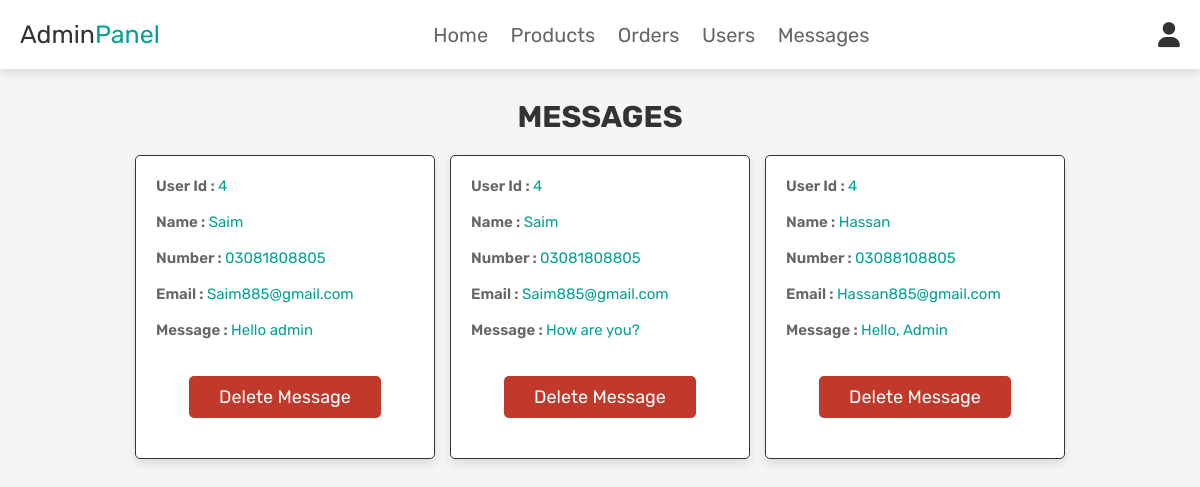
Screenshot of /admin_contacts.php (signed in) with the database file from the repository.
### tables this page shows
CREATE TABLE `message` (
  `id` int(100) NOT NULL,
  `user_id` int(100) NOT NULL,
  `name` varchar(100) NOT NULL,
  `email` varchar(100) NOT NULL,
  `number` varchar(12) NOT NULL,
  `message` varchar(500) NOT NULL
);

### admin_contacts.php (the view, shortened to what this page needs)
<?php
include 'config.php';
?>
<!DOCTYPE html>
<html lang="en">
<head>
   <link rel="stylesheet" href="https://cdnjs.cloudflare.com/ajax/libs/font-awesome/6.0.0/css/all.min.css">
   <link rel="stylesheet" href="css/admin_style.css">
</head>
<body>
<?php include 'admin_header.php'; ?>
<section class="messages">
   <h1 class="title"> messages </h1>
   <div class="box-container">
   <?php
      $select_message = mysqli_query($conn, "SELECT * FROM `message`") or die('query failed');
      if(mysqli_num_rows($select_message) > 0){
         while($fetch_message = mysqli_fetch_assoc($select_message)){
   ?>
   <div class="box">
      <p> user id : <span><?php echo $fetch_message['user_id']; ?></span> </p>
      <p> name : <span><?php echo $fetch_message['name']; ?></span> </p>
      <p> number : <span><?php echo $fetch_message['number']; ?></span> </p>
      <p> email : <span><?php echo $fetch_message['email']; ?></span> </p>
      <p> message : <span><?php echo $fetch_message['message']; ?></span> </p>
      <div class="del_btn"> <a href="admin_contacts.php?delete=<?php echo $fetch_message['id']; ?>" onclick="return confirm('Delete this message?');" class="delete-btn">delete message</a></div>
   </div>
   <?php
      };
   }else{
      echo '<p class="empty">you have no messages!</p>';
   }
   ?>
   </div>
</section>
</body>
</html>

### css/admin_style.css (style rules this page uses)
:root { --purple:#04a194; --red:#c0392b; --orange:#f39c12; --black:#333; --white:#fff; --light-color:#666; --light-white:#ccc; --light-bg:#f5f5f5; --border:.1rem solid var(--black); --box-shadow:0 .5rem 1rem rgba(0,0,0,.1); }
* { font-family: 'Rubik', sans-serif; margin:0; padding:0; box-sizing: border-box; outline: none; border:none; text-decoration: none; transition:all .2s linear; }
html { font-size: 62.5%; overflow-x: hidden; }
body { background-color: var(--light-bg); }
section { padding:3rem 2rem; }
.title { text-align: center; margin-bottom: 2rem; text-transform: uppercase; color:var(--black); font-size: 3rem; }
.messages h1 { font-size: 30px; }
.btn, .option-btn, .delete-btn, .white-btn { display: inline-block; margin-top: 1rem; padding:1rem 3rem; cursor: pointer; color:var(--white); font-size: 1.8rem; border-radius: .5rem; text-transform: capitalize; }
.delete-btn { background-color: var(--red); }
.messages .box-container { display: grid; grid-template-columns: repeat(auto-fit, 30rem); justify-content: center; gap:1.5rem; max-width: 1300px; margin:0 auto; align-items: flex-start; }
.messages .box-container .box { background-color: var(--white); padding:2rem; border:var(--border); box-shadow: var(--box-shadow); border-radius: .5rem; }
.messages .box-container .box p { padding-bottom: 1.5rem; font-size: 1.5rem; color:var(--light-color); line-height: 1.4; font-weight: 600; text-transform: capitalize; }
.messages .box-container .box p span { color:var(--purple); font-weight: 400; line-height: 1.2; text-transform:none; }
.messages .box-container .box .del_btn { margin: 20px 0px; text-align: center; }
.messages .box-container .box .delete-btn { margin-top: 0; }

### rows the page displays
message: user "4", name "Saim", number "03081808805", email "Saim885@gmail.com", message "Hello admin"
message: user "4", name "Saim", number "03081808805", email "Saim885@gmail.com", message "How are you?"
message: user "4", name "Hassan", number "03088108805", email "Hassan885@gmail.com", message "Hello, Admin"
